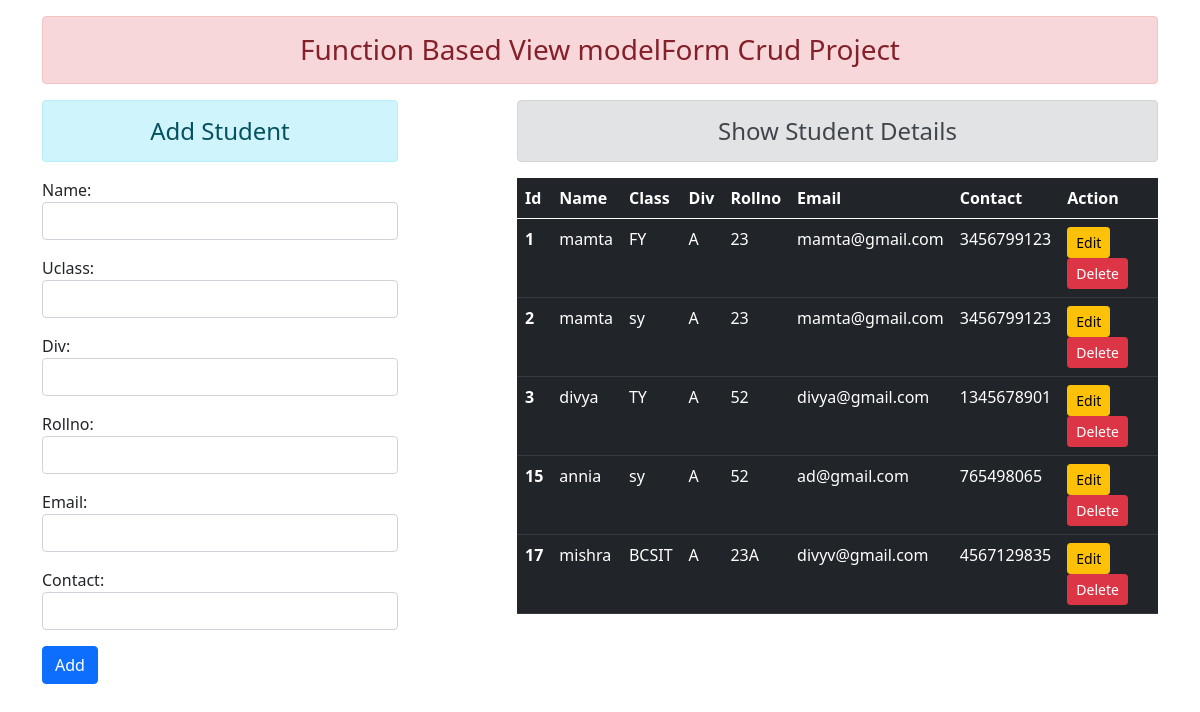
The page / on the database its author committed.
### enroll/models.py (models this page shows)
class User(models.Model):
    name = models.CharField(max_length=50)
    uclass = models.CharField(max_length=50)
    div = models.CharField(max_length=50)
    rollno = models.CharField(max_length=50)
    email = models.EmailField(max_length=100)
    contact = models.CharField(max_length=50)

### enroll/views.py (the view)
# urls.py: path('', views.add_show, name='add_show'),
def add_show(request):
    if request.method == "POST":
        fm = Student(request.POST)
        if fm.is_valid():
            n = fm.cleaned_data['name']
            c = fm.cleaned_data['uclass']
            d = fm.cleaned_data['div']
            r =fm.cleaned_data['rollno']
            e = fm.cleaned_data['email']
            cont = fm.cleaned_data['contact']
            reg = User(name=n,uclass = c,div=d,rollno=r,email=e,contact = cont)
            reg.save()
            fm = Student()
    else:
            fm = Student()
    stud = User.objects.all()
    return render(request,'add_show.html',{'fm':fm, 'stu':stud})

### enroll/forms.py
class Student(forms.ModelForm):
    class Meta:
        model = User
        fields =['name', 'uclass','div','rollno','email','contact']
        widgets = {
            'name': forms.TextInput(attrs={'class':'form-control'}),
            'uclass': forms.TextInput(attrs={'class': 'form-control'}),
            'div': forms.TextInput(attrs={'class': 'form-control'}),
            'rollno': forms.TextInput(attrs={'class': 'form-control'}),
            'email': forms.EmailInput(attrs={'class': 'form-control'}),
            'contact': forms.TextInput(attrs={'class': 'form-control'}),
        }

### templates/add_show.html (shortened to what this page needs)
{% extends 'base.html'%}
{% load static %}
{% block content %}
<div class="container">
    <div class="row">
    <div class="col-sm-4">
        <h4 class="text-center alert alert-info">Add Student</h4>
        <form action="" method="post">
            {{fm.as_p}}
            <input type="submit" value="Add" class="btn btn-primary">
        </form>
    </div>
        <div class="col-sm-7 offset-1">
        <h4 class="text-center alert alert-secondary">Show Student Details</h4>
            {% if stu %}
            <table class="table table-dark">
  <thead>
    <tr>
      <th scope="col">Id</th>
      <th scope="col">Name</th>
      <th scope="col">Class</th>
      <th scope="col">Div</th>
        <th scope="col">Rollno</th>
        <th scope="col">Email</th>
        <th scope="col">Contact</th>
        <th scope="col">Action</th>
    </tr>
  </thead>
  <tbody>
  {% for st in stu %}
    <tr>
      <th scope="row">{{st.id}}</th>
      <td>{{st.name}}</td>
      <td>{{st.uclass}}</td>
      <td>{{st.div}}</td>
        <td>{{st.rollno}}</td>
        <td>{{st.email}}</td>
        <td>{{st.contact}}</td>
        <td>
            <a href="{% url 'update' st.id %}" class="btn btn-warning btn-sm">Edit</a>
           <a> <form action="{% url 'delete' st.id %}" method="post" class="d-inline">
                <input type="submit" class="btn btn-danger btn-sm" value="Delete">
           </form></a>
        </td>
    </tr>
    {% endfor %}
  </tbody>
</table>
            {% else %}
            <h1>No decod</h1>
            {%endif %}
    </div>
</div>
</div>
{% endblock %}

### templates/base.html (shortened to what this page needs)
<!DOCTYPE html>
{% load static %}
<html lang="en">
<head>
    <link rel="stylesheet" href="{%static 'css/bootstrap.css'%}">
</head>
<body>
<div class="container">
    <h3 class="text-center alert alert-danger mt-3">Function Based View modelForm Crud Project</h3>
</div>
{% block content%}
{% endblock %}
</body>
</html>

### rows shown on the page
User: id "1", name "mamta", uclass "FY", div "A", rollno "23", email "mamta@gmail.com", contact "3456799123"
User: id "2", name "mamta", uclass "sy", div "A", rollno "23", email "mamta@gmail.com", contact "3456799123"
User: id "3", name "divya", uclass "TY", div "A", rollno "52", email "divya@gmail.com", contact "1345678901"
User: id "15", name "annia", uclass "sy", div "A", rollno "52", email "ad@gmail.com", contact "765498065"
User: id "17", name "mishra", uclass "BCSIT", div "A", rollno "23A", email "divyv@gmail.com", contact "4567129835"
